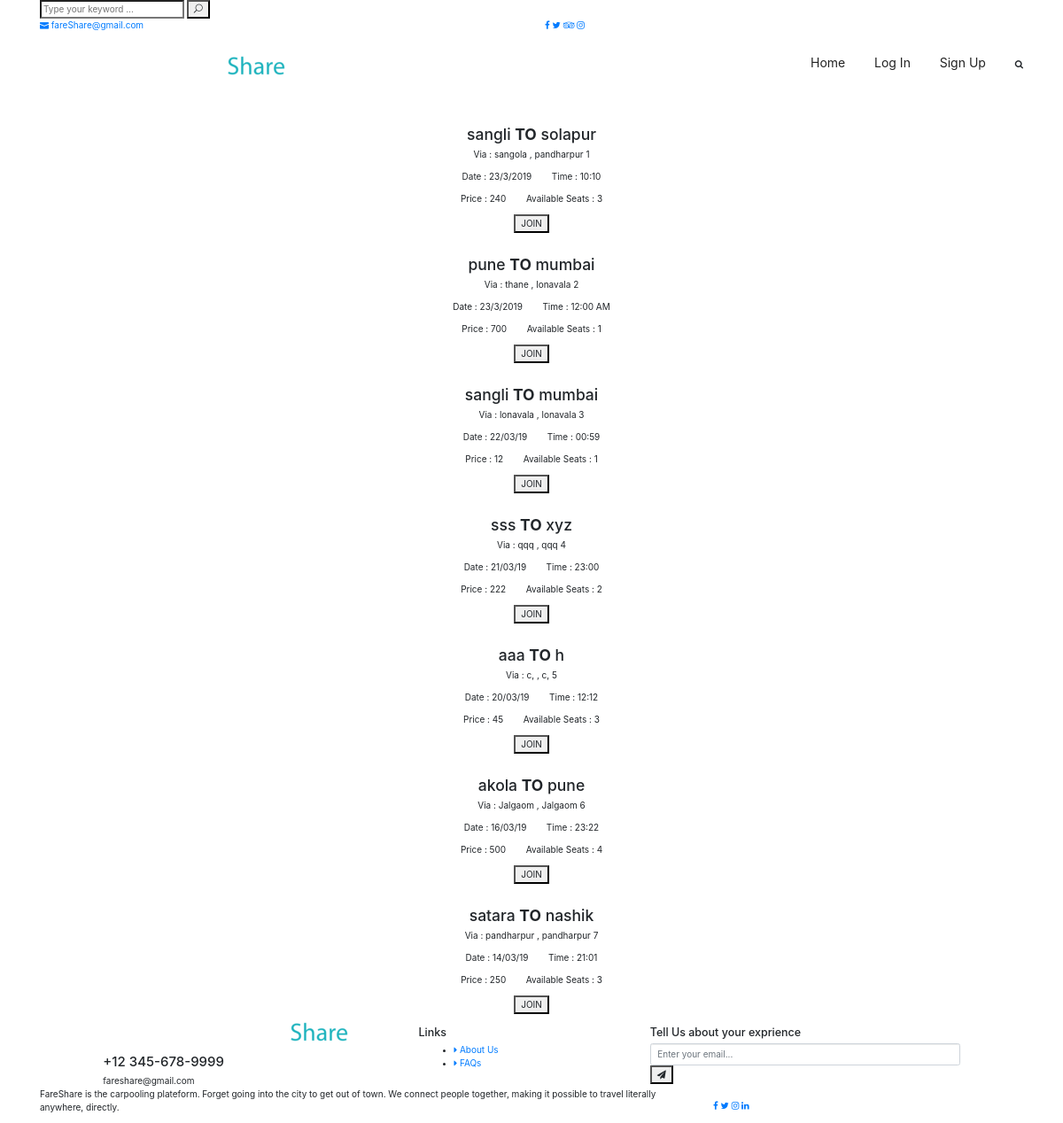
/offerride/rides/, run on the app's committed database.
### offerride/models.py (models this page shows, shortened)
class Ride(models.Model):
	username = models.CharField(max_length=250,default='rnk')
	startpoint = models.CharField(max_length=250)
	endpoint = models.CharField(max_length=250)
	ipoint1 = models.CharField(max_length=250)
	ipoint2 = models.CharField(max_length=250)
	date = models.CharField(max_length =250, default='23/3/2019')
	time = models.CharField(max_length =250, default='10:10')
	price = models.IntegerField(default = 0)
	seat = models.IntegerField(default = 1)

### offerride/views.py (the view)
def rides(request):
	startpoint = request.POST.get("startpoint")
	endpoint = request.POST.get("endpoint")
	date = request.POST.get("date")
	all_rides = Ride.objects.all()
	context = {'all_rides': all_rides,
				'startpoint' : startpoint,
				'endpoint' : endpoint,
				'date' : date,
	}
	return render(request,'offerride/rides.html',context)

### offerride/templates/offerride/rides.html (shortened to what this page needs)
{% extends 'offerride/base.html' %}
 {% block body %}
	<form action="{% url 'offerride:join' %}" method="post">
	{% for ride in all_rides %}
        <div class="w3-container" align ="center" style="padding-top: 25px;">
          <div class="w3-card-4" style="width:70%">
            <header class="w3-container w3-light-grey">
                <h3> {{ ride.startpoint }} <b>TO</b> {{ ride.endpoint }}</h3>
            </header>
            <div class="w3-container">
              <p> Via : {{ ride.ipoint1 }} , {{ride.ipoint2 }} {{ forloop.counter }}</p>
              <p> Date : {{ ride.date }} &nbsp&nbsp&nbsp&nbsp&nbsp&nbsp Time : {{ride.time }}</p>
				<p> Price : {{ ride.price }} &nbsp&nbsp&nbsp&nbsp&nbsp&nbsp Available Seats : {{ride.seat }}</p>
            </div>
            <button class="w3-button w3-block w3-dark-grey" type="submit"  value="{{ forloop.counter }}" name="join">JOIN</button>
          </div>
        </div>
	{% endfor %}
	</form>
{% endblock %}

### offerride/templates/offerride/base.html (shortened to what this page needs)
{% load static %}
<!DOCTYPE html>
<html lang="en">
<head>
    <link rel="stylesheet" href="https://maxcdn.bootstrapcdn.com/bootstrap/3.4.0/css/bootstrap.min.css">
    <link rel="stylesheet" href="{% static 'css/style.css' %}">
    <link rel="stylesheet" href="{% static 'js/bootstrap.min.js' %}">
    <link rel="stylesheet" href="{% static 'js/bootstrap-datepicker.min.js' %}">
    <link rel="stylesheet" href="{% static 'js/imagesloaded.pkgd.min.js' %}">
    <link rel="stylesheet" href="{% static 'js/isotope.pkgd.min.js' %}">
    <link rel="stylesheet" href="{% static 'js/jarallax.min.js' %}">
    <link rel="stylesheet" href="{% static 'js/jarallax-video.min.js' %}">
    <link rel="stylesheet" href="{% static 'js/jquery.countdown.min.js' %}">
    <link rel="stylesheet" href="{% static 'js/jquery.counterup.min.js' %}">
    <link rel="stylesheet" href="{% static 'js/jquery.easing.min.js' %}">
    <link rel="stylesheet" href="{% static 'js/jquery.magnific-popup.min.js' %}">
    <link rel="stylesheet" href="{% static 'js/jquery.min.js' %}">
    <link rel="stylesheet" href="{% static 'js/jquery.nice-select.min.js' %}">
    <link rel="stylesheet" href="{% static 'js/jquery-ui.min.js' %}">
    <link rel="stylesheet" href="{% static 'js/owl.carousel.min.js' %}">
    <link rel="stylesheet" href="{% static 'js/popper.min.js' %}">
    <link rel="stylesheet" href="{% static 'js/roberto.bundle.js' %}">
    <link rel="stylesheet" href="{% static 'js/waypoints.min.js' %}">
    <link rel="stylesheet" href="{% static 'js/wow.min.js' %}">
    <link rel="stylesheet" href="{% static 'js/default-assets/active.js' %}">
    <link rel="stylesheet" href="{% static 'js/default-assets/avoid.console.error.js' %}">
    <link rel="stylesheet" href="{% static 'js/default-assets/classy-nav.js' %}">
    <link rel="stylesheet" href="{% static 'js/default-assets/jquery.scrollup.min.js' %}">
    <link rel="stylesheet" href="{% static 'css/animate.css' %}">
    <link rel="stylesheet" href="{% static 'css/bootstrap.min.css' %}">
    <link rel="stylesheet" href="{% static 'css/bootstrap-datepicker.min.css' %}">
    <link rel="stylesheet" href="{% static 'css/font-awesome.min.css' %}">
    <link rel="stylesheet" href="{% static 'css/jquery-ui.min.css' %}">
    <link rel="stylesheet" href="{% static 'css/magnific-popup.css' %}">
    <link rel="stylesheet" href="{% static 'css/nice-select.css' %}">
    <link rel="stylesheet" href="{% static 'css/owl.carousel.min.css' %}">
    <link rel="stylesheet" href="{% static 'css/style.css' %}">
    <link rel="stylesheet" href="{% static 'css/default-assets/classy-nav.css' %}">
</head>
<body>
    <header class="header-area">
        <div class="search-form d-flex align-items-center">
            <div class="container">
                <form action="index.html" method="get">
                    <input type="search" name="search-form-input" id="searchFormInput" placeholder="Type your keyword ...">
                    <button type="submit"><i class="icon_search"></i></button>
                </form>
            </div>
        </div>
        <div class="top-header-area">
            <div class="container">
                <div class="row">
                    <div class="col-6">
                        <div class="top-header-content">
                            <a href="#"><i class="icon_mail"></i> <span>fareShare@gmail.com</span></a>
                        </div>
                    </div>
                    <div class="col-6">
                        <div class="top-header-content">
                            <div class="top-social-area ml-auto">
                                <a href="#"><i class="fa fa-facebook" aria-hidden="true"></i></a>
                                <a href="#"><i class="fa fa-twitter" aria-hidden="true"></i></a>
                                <a href="#"><i class="fa fa-tripadvisor" aria-hidden="true"></i></a>
                                <a href="#"><i class="fa fa-instagram" aria-hidden="true"></i></a>
                            </div>
                        </div>
                    </div>
                </div>
            </div>
        </div>
        <div class="main-header-area">
            <div class="classy-nav-container breakpoint-off">
                <div class="container">
                    <nav class="classy-navbar justify-content-between" id="robertoNav">
                        <a class="nav-brand" href="index.html"><img src="{% static './img/core-img/logo.png' %}" alt=""></a>
                        <div class="classy-menu">
                            <div class="classynav">
                                 <ul id="nav">
                                    <li class="active"><a href="{% url 'offerride:index' %}">Home</a></li>
                                    {% if user.is_authenticated %}
                                        <li><a href="{% url 'signin:logout' %}">Log Out</a></li>
                                        <li><a href="{% url 'offerride:addride' %}">Offer Ride</a></li>
                                        <li>
                                <div class="book-now-btn ml-3 ml-lg-5">
                                    <a href="#">Book Ride <i class="fa fa-long-arrow-right" aria-hidden="true"></i></a>
                                </div>
                                </li>
                                <li>
                                     <a href="{% url 'signin:profile' %}"><i class="glyphicon glyphicon-user" aria-hidden="true">My Profile</i></a></li>
                                   {% else %}
                                    <li><a href="{% url 'signin:login' %}">Log In</a></li>
                                        <li><a href="{% url 'signin:registration' %}">Sign Up</a></li>
                                        <li> <div class="search-btn ml-4">
                                        <i class="fa fa-search" aria-hidden="true"></i>
                                    </div></li>
                                    {% endif %}
                                </ul>
                            </div>
                        </div>
                    </nav>
                </div>
            </div>
        </div>
    </header>
    {% block body %}
    {% endblock %}
    <footer class="footer-area section-padding-80-0">
        <div class="main-footer-area">
            <div class="container">
                <div class="row align-items-baseline justify-content-between">
                    <div class="col-12 col-sm-6 col-lg-3">
                        <div class="single-footer-widget mb-80">
                            <a href="#" class="footer-logo"><img src="{% static 'img/core-img/Logo.png' %}" alt=""></a>
                            <h4>+12 345-678-9999</h4>
                            <span>fareshare@gmail.com</span>
                        </div>
                    </div>
                    <div class="col-12 col-sm-4 col-lg-2">
                        <div class="single-footer-widget mb-80">
                            <h5 class="widget-title">Links</h5>
                            <ul class="footer-nav">
                                <li><a href="#"><i class="fa fa-caret-right" aria-hidden="true"></i> About Us</a></li>
                                <li><a href="#"><i class="fa fa-caret-right" aria-hidden="true"></i> FAQs</a></li>
                            </ul>
                        </div>
                    </div>
                    <div class="col-12 col-sm-8 col-lg-4">
                        <div class="single-footer-widget mb-80">
                            <h5 class="widget-title">Tell Us about your exprience</h5>
                            <form action="index.html" class="nl-form">
                                <input type="email" class="form-control" placeholder="Enter your email...">
                                <button type="submit"><i class="fa fa-paper-plane" aria-hidden="true"></i></button>
                            </form>
                        </div>
                    </div>
                </div>
            </div>
        </div>
        <div class="container">
            <div class="copywrite-content">
                <div class="row align-items-center">
                    <div class="col-12 col-md-8">
                        <div class="copywrite-text">
                            <p>
                             FareShare is the  carpooling plateform. Forget going into the city to get out of town. We connect people together, making it possible to travel literally anywhere, directly.
                            </p>
                        </div>
                    </div>
                    <div class="col-12 col-md-4">
                        <div class="social-info">
                            <a href="#"><i class="fa fa-facebook" aria-hidden="true"></i></a>
                            <a href="#"><i class="fa fa-twitter" aria-hidden="true"></i></a>
                            <a href="#"><i class="fa fa-instagram" aria-hidden="true"></i></a>
                            <a href="#"><i class="fa fa-linkedin" aria-hidden="true"></i></a>
                        </div>
                    </div>
                </div>
            </div>
        </div>
    </footer>
</body>
</html>

### offerride/static/css/default-assets/classy-nav.css (style rules this page uses)
.classy-nav-container { position: relative; z-index: 1; background-color: #ffffff; }
.classy-nav-container * { box-sizing: border-box; }
.classy-nav-container a { -webkit-transition-duration: 500ms; transition-duration: 500ms; text-decoration: none; outline: none; font-size: 14px; color: #232323; display: inline-block; }
.justify-content-between { -webkit-box-pack: justify; -ms-flex-pack: justify; justify-content: space-between; }
.classy-navbar { width: 100%; height: 80px; display: -webkit-box; display: -ms-flexbox; display: flex; -webkit-box-align: center; -ms-flex-align: center; -ms-grid-row-align: center; align-items: center; }
.classy-navbar .nav-brand { font-size: 26px; font-weight: 500; color: #232323; display: inline-block; margin-right: 30px; }
.classynav ul li { display: inline-block; clear: both; position: inherit; z-index: 10; }
.classynav ul li a { padding: 0 15px; display: block; height: 40px; font-size: 14px; line-height: 39px; }
.breakpoint-off .classynav { display: -webkit-box; display: -ms-flexbox; display: flex; -webkit-box-align: center; -ms-flex-align: center; -ms-grid-row-align: center; align-items: center; }

### data on the page
Ride: startpoint "sangli", endpoint "solapur", ipoint1 "sangola", ipoint2 "pandharpur", date "23/3/2019", time "10:10", price "240", seat "3"
Ride: startpoint "pune", endpoint "mumbai", ipoint1 "thane", ipoint2 "lonavala", date "23/3/2019", time "12:00 AM", price "700", seat "1"
Ride: startpoint "sangli", endpoint "mumbai", ipoint1 "lonavala", ipoint2 "lonavala", date "22/03/19", time "00:59", price "12", seat "1"
Ride: startpoint "sss", endpoint "xyz", ipoint1 "qqq", ipoint2 "qqq", date "21/03/19", time "23:00", price "222", seat "2"
Ride: startpoint "aaa", endpoint "h", ipoint1 "c,", ipoint2 "c,", date "20/03/19", time "12:12", price "45", seat "3"
Ride: startpoint "akola", endpoint "pune", ipoint1 "Jalgaom", ipoint2 "Jalgaom", date "16/03/19", time "23:22", price "500", seat "4"
Ride: startpoint "satara", endpoint "nashik", ipoint1 "pandharpur", ipoint2 "pandharpur", date "14/03/19", time "21:01", price "250", seat "3"
